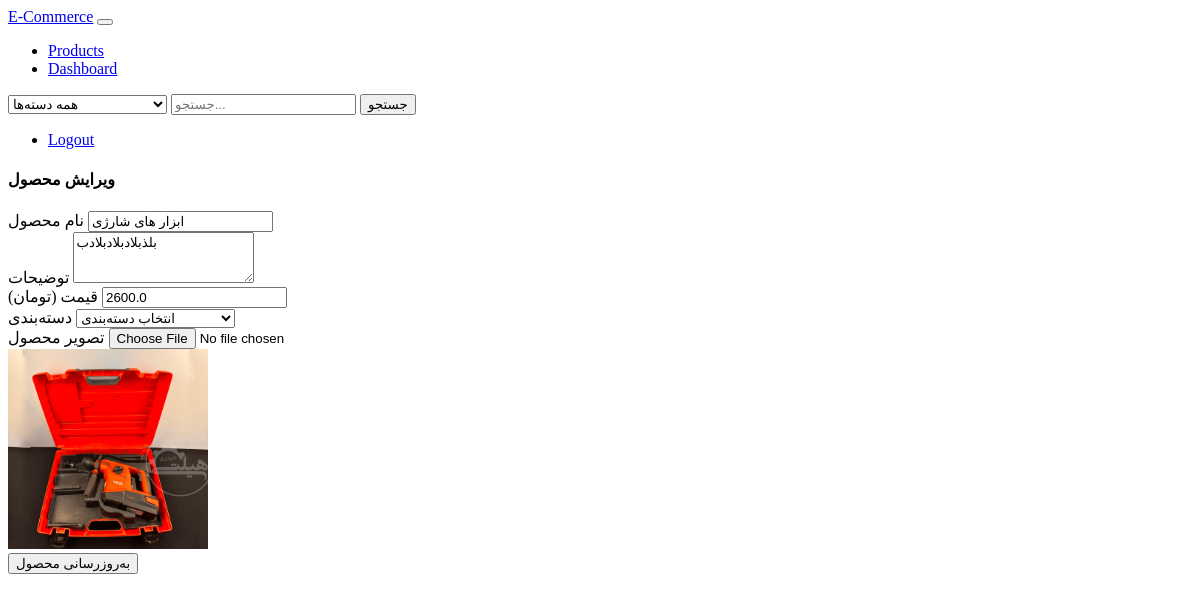
/product/1/edit (signed in), run on the app's committed database.
### models.py (models this page shows)
class Product(db.Model):
    id = db.Column(db.Integer, primary_key=True)
    name = db.Column(db.String(100), nullable=False)
    description = db.Column(db.Text)
    price = db.Column(db.Float, nullable=False)
    category_id = db.Column(db.Integer, db.ForeignKey('category.id'), nullable=True)
    image_path = db.Column(db.String(255))
    created_at = db.Column(db.DateTime, default=datetime.utcnow)
    updated_at = db.Column(db.DateTime, default=datetime.utcnow, onupdate=datetime.utcnow)
    user_id = db.Column(db.Integer, db.ForeignKey('user.id'), nullable=False)

### routes.py (the view, shortened to what this page needs)
@bp.route('/product/<int:id>/edit', methods=['GET', 'POST'])
@login_required
def edit_product(id):
    product = Product.query.get_or_404(id)
    if product.user_id != current_user.id:
        flash('شما اجازه ویرایش این محصول را ندارید')
        return redirect(url_for('main.dashboard'))
    categories = Category.query.all()
    return render_template('product_form.html', product=product, categories=categories)

### models.py (called while the page is built)
@login_manager.user_loader
def load_user(id):
    return User.query.get(int(id))

### templates/product_form.html (shortened to what this page needs)
{% extends "base.html" %}
{% block content %}
<div class="row justify-content-center">
    <div class="col-md-8">
        <div class="card">
            <div class="card-header">
                <h4 class="mb-0">{% if product %}ویرایش محصول{% else %}محصول جدید{% endif %}</h4>
            </div>
            <div class="card-body">
                <form method="POST" enctype="multipart/form-data" id="productForm">
                    <div class="mb-3">
                        <label for="name" class="form-label">نام محصول</label>
                        <input type="text" class="form-control" id="name" name="name"
                               value="{{ product.name if product else '' }}" required>
                    </div>
                    <div class="mb-3">
                        <label for="description" class="form-label">توضیحات</label>
                        <textarea class="form-control" id="description" name="description" rows="3">{{ product.description if product else '' }}</textarea>
                    </div>
                    <div class="mb-3">
                        <label for="price" class="form-label">قیمت (تومان)</label>
                        <input type="number" class="form-control" id="price" name="price"
                               value="{{ product.price if product else '' }}" required>
                    </div>
                    <div class="mb-3">
                        <label for="category_id" class="form-label">دسته‌بندی</label>
                        <select class="form-select" id="category_id" name="category_id" required>
                            <option value="">انتخاب دسته‌بندی</option>
                        </select>
                    </div>
                    <div class="mb-3">
                        <label for="image" class="form-label">تصویر محصول</label>
                        <input type="file" class="form-control" id="image" name="image" accept="image/*">
                        {% if product and product.image_path %}
                        <div class="mt-2">
                            <img src="{{ url_for('static', filename='uploads/' + product.image_path) }}"
                                 alt="تصویر فعلی" class="img-thumbnail" style="max-height: 200px;">
                        </div>
                        {% endif %}
                    </div>
                    <div class="d-grid">
                        <button type="submit" class="btn btn-primary">
                            {% if product %}به‌روزرسانی محصول{% else %}ایجاد محصول{% endif %}
                        </button>
                    </div>
                </form>
            </div>
        </div>
    </div>
</div>
{% endblock %}

### data on the page
Product: name "ابزار های شارژی", description "بلذبلادبلادبلادب", price "2600.0", image_path (picture)
